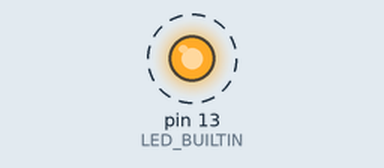
Bench run of a sketch on a simulated Arduino Uno, built with avr-gcc and run on an emulated ATmega328P. Parts: output pins drawn as LEDs (lit = HIGH). Dashed ring = blinking. The ROS host is connected and sends only what is stated.

Above: at 0.5 s.
Timing chart, 0 to 4.6 s (numbered marks = the images above):
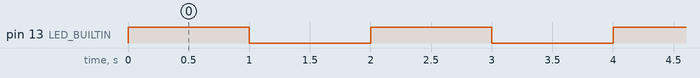

Measured:
- by itself, pin 13 (LED_BUILTIN): alternates HIGH for 1.0 s and LOW for 1.0 s

The sketch:

led_sample_rosserial.ino
```cpp
#include <ros.h>
#include <std_msgs/Bool.h>

// ROS node handle
ros::NodeHandle nh;

// LED state message
std_msgs::Bool led_state_msg;

// Publisher for LED state
ros::Publisher led_state_pub("led/state", &led_state_msg);

void setup() {
  pinMode(LED_BUILTIN, OUTPUT);

  // Initialize ROS
  nh.initNode();
  nh.advertise(led_state_pub);

  // Wait for connection
  while (!nh.connected()) {
    nh.spinOnce();
    delay(100);
  }
}

void loop() {
  // Turn LED ON
  digitalWrite(LED_BUILTIN, HIGH);
  led_state_msg.data = true;
  led_state_pub.publish(&led_state_msg);
  nh.spinOnce();
  delay(1000);

  // Turn LED OFF
  digitalWrite(LED_BUILTIN, LOW);
  led_state_msg.data = false;
  led_state_pub.publish(&led_state_msg);
  nh.spinOnce();
  delay(1000);
}
```
